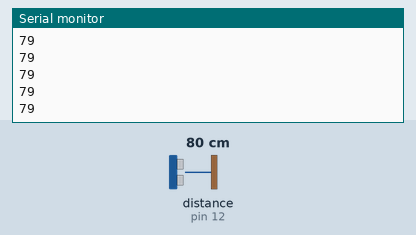
Recording of a sketch running on a simulated Arduino Uno, built with avr-gcc and run on an emulated ATmega328P. On the bench: the last lines printed to the serial monitor. Wiring (inferred from the names in the program): ultrasonic range finder: trigger pin 13; echo pin 12. Inputs (shaded band) come from the test bench; at power-on: distance to the obstacle (sensor on pin 12) 80 cm. The echo pulse lasts 58.3 µs per cm.

Above: at 1.2 s.
1.3 s: distance to the obstacle (sensor on pin 12) set to 2 cm
At 1.48 s:
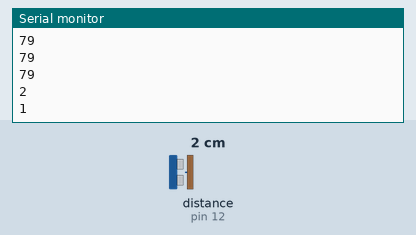
2.8 s: distance to the obstacle (sensor on pin 12) set to 4 cm
At 2.89 s:
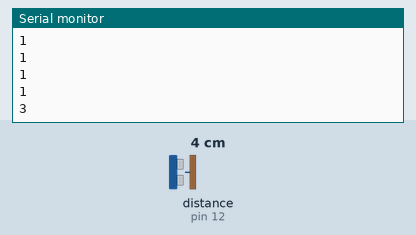
Timing chart, 0 to 5.8 s (numbered marks = the images above; inputs shaded):
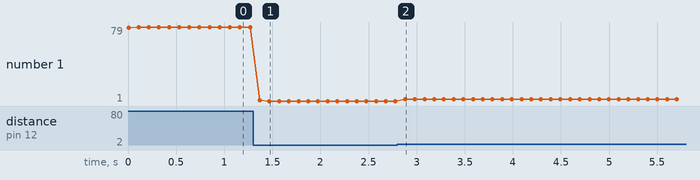

The sketch:

US-015_code.ino
```cpp
int trigPin = 13;
int echoPin = 12;

void setup()
{
  Serial.begin(9600);
  pinMode(trigPin, OUTPUT);
  pinMode(echoPin, INPUT);
}

void loop()
{
  long duration, distance;
  digitalWrite(trigPin, LOW);
  delayMicroseconds(2);
  digitalWrite(trigPin, HIGH);
  delayMicroseconds(10);
  digitalWrite(trigPin, LOW);
  duration = pulseIn(echoPin, HIGH);
  distance = duration * 17 / 1000;
  Serial.println(distance);
  delay(100);
}
```

Measured:
- after the input at 1.3 s, the serial monitor: prints a new line after 0.07 s (image 1)
- after the input at 2.8 s, the serial monitor: prints a new line after 0.08 s (image 2)
- plotted number 1: 79 → 1 after the input at 1.3 s, 1 → 3 after the input at 2.8 s
